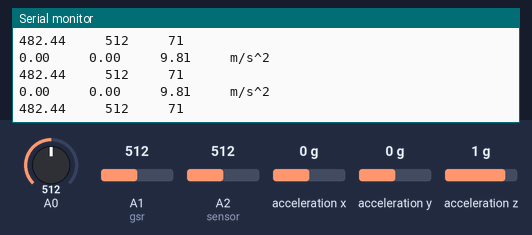
Bench run of a sketch on a simulated Arduino Uno, built with avr-gcc and run on an emulated ATmega328P. Shown: the last lines printed to the serial monitor. The inputs (shaded band) are chosen by the test bench; at power-on: acceleration x 0 g, A0 = 512, A1 (gsr) = 512, A2 (sensor) = 512, acceleration y 0 g, acceleration z 1 g.

Above: at 1.2 s.
1.3 s: acceleration x set to -1.4 g
At 2.2 s:
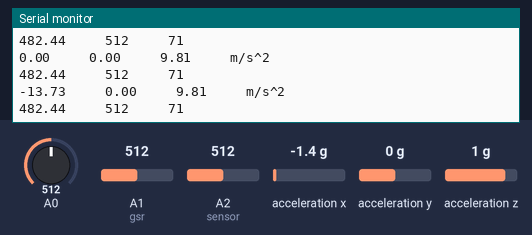
4.4 s: A0 set to 716
At 4.9 s:
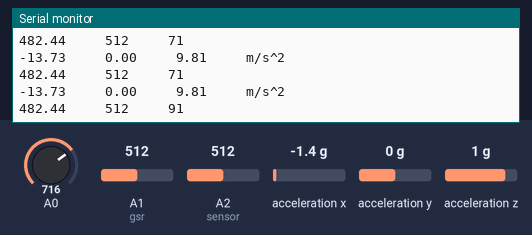
5.9 s: A1 (gsr) set to 716
At 6.6 s:
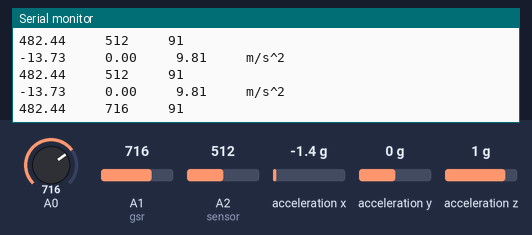
7.4 s: A2 (sensor) set to 716
At 7.4 s:
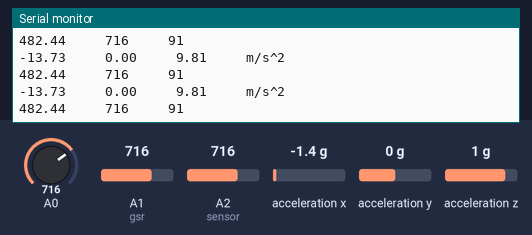
10.5 s: acceleration y set to -1.4 g
At 11.1 s:
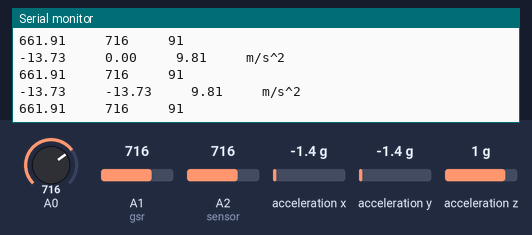
12.0 s: acceleration z set to -1.4 g
At 12.7 s:
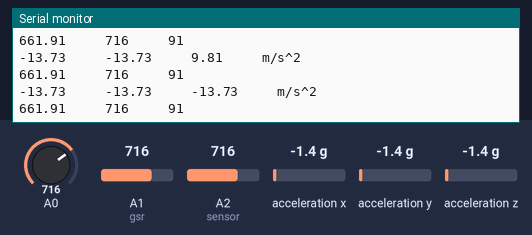

Measured:
- after the input at 1.3 s, the serial monitor: prints a new line after 0.42 s (image 1)
- after the input at 4.4 s, the serial monitor: prints a new line after 0.11 s (image 2)
- after the input at 5.9 s, the serial monitor: prints a new line after 0.27 s (image 3)
- after the input at 10.5 s, the serial monitor: prints a new line after 0.09 s (image 5)
- after the input at 12.0 s, the serial monitor: prints a new line after 0.26 s (image 6)

The sketch:

final.ino.ino
```cpp
#include <Wire.h>
#include <Adafruit_Sensor.h>
#include <Adafruit_ADXL345_U.h>
Adafruit_ADXL345_Unified accel = Adafruit_ADXL345_Unified();
const int sensor = A2;
float tempc;
float tempf,vout;
#define vcc 7
#define gnd 8
const int gsr=A1;
int sensorv=0;
int gsrave=0;
int heartbeat = 0;
void setup() {
   Serial.begin(19200);


    pinMode(sensor,INPUT);
    pinMode(vcc,OUTPUT);
    digitalWrite(vcc,HIGH);
    pinMode(gnd,OUTPUT);
    digitalWrite(gnd,LOW);


}

void loop() {

   vout=analogRead(sensor);
   vout=(vout*500)/1023;
   tempc=vout;
   tempf=(vout*1.8)+32;
  /*if(!accel.begin())
   {
      Serial.println("No ADXL345 sensor detected.");
      while(1);
   }*/

    long sum=0;
  for (int i=0;i<10;i++)
  {
    sensorv=analogRead(gsr);
    sum += sensorv;
    delay(5);
  }
  gsrave = sum/10;
  heartbeat = int(analogRead(0)/10) +20;

   sensors_event_t event;
   accel.getEvent(&event);
   Serial.print(event.acceleration.x); Serial.print("     ");
   Serial.print(event.acceleration.y); Serial.print("     ");
   Serial.print(event.acceleration.z); Serial.print("     ");
  Serial.println("m/s^2");
   Serial.print(tempf);
   Serial.print("     ");
  Serial.print(gsrave);
   Serial.print("     ");
   Serial.print(heartbeat);
    Serial.print("     ");
  Serial.println();
   delay(500);


}
```
